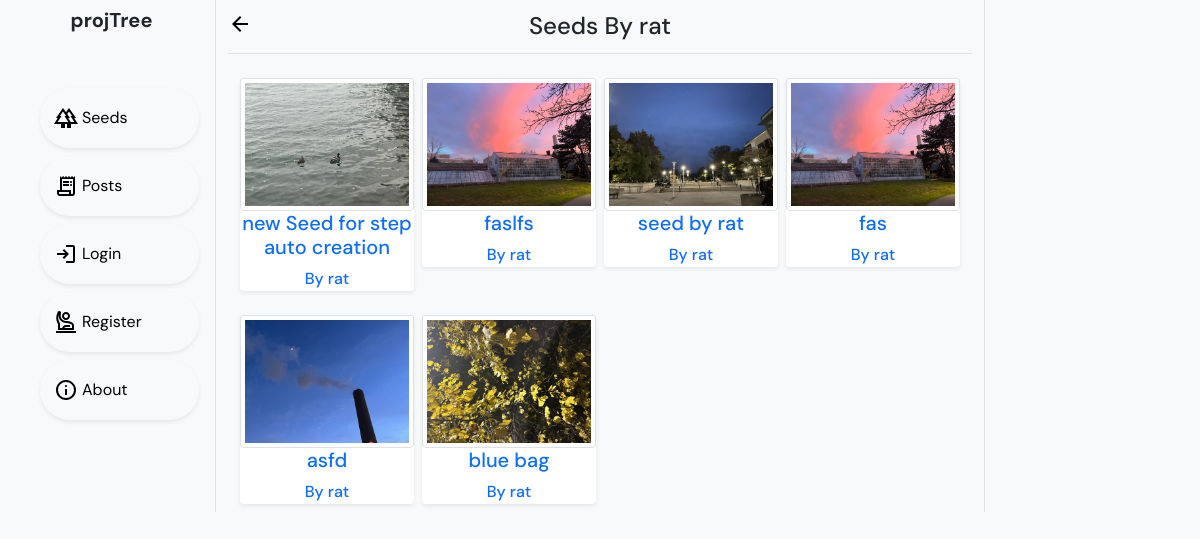
The app's page /rat/seeds, older data.
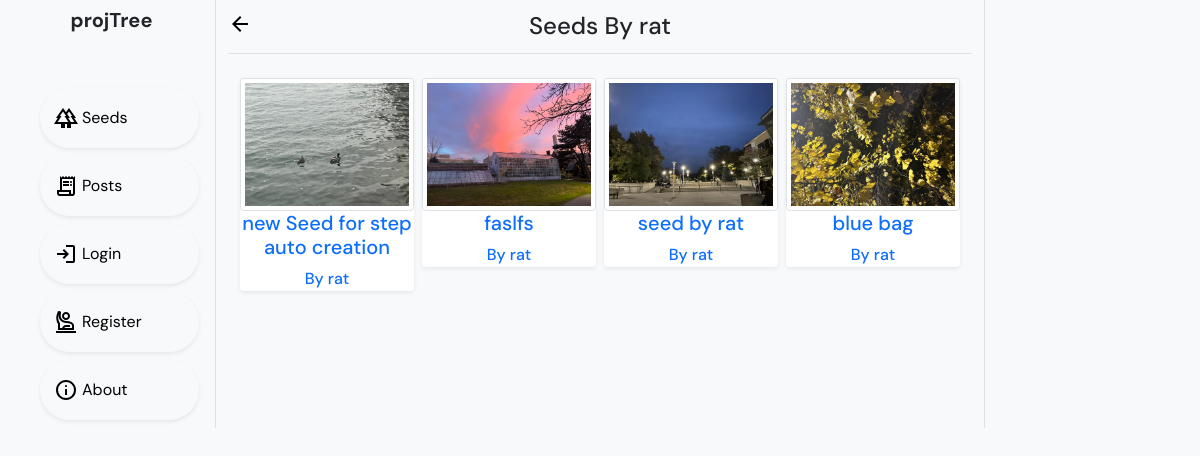
The same page, newer data.
### seed/models.py (models this page shows, shortened)
class Seed(models.Model):
    author = models.ForeignKey(User, on_delete=models.DO_NOTHING) #not on_delete
    date_posted = models.DateField(default = timezone.now)
    seedName = models.CharField(max_length=50)
    content = models.TextField()
    seedImg = ResizedImageField(size=[500,300], upload_to='seed_pics', default='default_seed_pic.PNG')
    obtainTime = models.CharField(max_length=20, choices=seasons, default="any season")
    plantImg = ResizedImageField(size=[500,300], upload_to='plant_pics', default='default_plant_pic.PNG')
    growthRate = models.CharField(max_length=30, choices=growthRate, default="Depends on their mood")
    edibleFruit = models.BooleanField(null=False, default = False)

### seed/views.py (the view)
# urls.py: path('<username>/seeds', UserPostedSeeds.as_view(), name='user_seeds'),
class UserPostedSeeds(ListView):
    model = Seed
    context_object_name = 'seeds'
    template_name = 'seed/user_seeds.html'
    def get_queryset(self) -> QuerySet[Any]:
        user = get_object_or_404(User, username = self.kwargs.get('username'))
        return Seed.objects.filter(author = user).order_by('-date_posted')

### seed/templates/seed/user_seeds.html
{% extends "base.html" %}
{% load static %}
{% load crispy_forms_tags %}
{% block href %}
<a class="position-absolute start-0" href="{% url 'seed_list' %} "> <img src="{% static 'seed/icons/arrow_back_icon.svg' %}" alt="Last Page"></a>
{% endblock %}
{% block head %}
Seeds By {{view.kwargs.username}}
{% endblock %}
{% block content %}
<div>
    <div class="row g-2 mt-1 mx-1">
        {% for seed in seeds %}
        <div class="col-lg-3 col-md-4 col-sm-6 ">
            <a href="{% url 'seed_detail' seed.id %}">
                <div class="seed_card rounded shadow-sm my-2 bg-white">
                    <img src="{{ seed.seedImg.url }}" class="card-img-top img-thumbnail img-fluid" alt="...">
                    <div class="text-center">
                        <p class=" h5 text-decoration-none">{{ seed.seedName }}</p>
                        <a class="h6" href="{% url 'user_seeds' seed.author %} ">By {{ seed.author }}</a>
                    </div>
                </div>
            </a>
        </div>
        {% endfor %}
    </div>
</div>
{% endblock %}

### templates/base.html (shortened to what this page needs)
{% load static %}
<!DOCTYPE html>
<html lang="en">
<head>
  <link href="https://cdn.jsdelivr.net/npm/bootstrap@5.0.2/dist/css/bootstrap.min.css" rel="stylesheet"
>
  <link rel="stylesheet" type="text/css" href="{% static 'seed/css/style.css' %}">
</head>
<body class="bg-light" >
  <div class="container-fluid row mx-0 bg-light" style="font-family: DM Sans; ">
    <div class="navPart col-lg-2 col-md-2 col-sm-2 d-none d-sm-block bg-light border-end">
      <div class="d-flex flex-column sticky-top">
        <div class="logo justify-content-center align-content-center mb-5">
          <a class="text-body navbar-brand d-none d-md-block text-center" href="{% url 'home' %} "><strong>projTree</strong></a>
        </div>
        <div class="navs row justify-content-center mx-1">
          <a href="{% url 'seed_list' %} " class="navBtn d-flex rounded-pill col-12 mb-2 shadow-sm py-3" >
            <img class="me-1" src="{% static 'seed/icons/seed_list_icon.svg' %}" alt="alt">
            <p class="d-none d-md-block my-auto">Seeds</p>
          </a>
          <a href="{% url 'posts' %} " class="navBtn d-flex rounded-pill col-12 mb-2 shadow-sm py-3">
            <img class="me-1" src="{% static 'seed/icons/posts_icon.svg' %}" alt="alt">
            <p class="d-none d-md-block my-auto">Posts</p>
          </a>
          {% if user.is_authenticated %}
          <a href="{% url 'profile' %} " class="navBtn d-flex rounded-pill col-12 mb-2 shadow-sm py-3">
            <img class="me-1" src="{% static 'seed/icons/profile_icon.svg' %}" alt="alt">
            <p class="d-none d-md-block my-auto">Profile</p>
          </a>
          <a href="{% url 'logout' %} " class="navBtn d-flex rounded-pill col-12 mb-2 shadow-sm py-3">
            <img class="me-1" src="{% static 'seed/icons/logout_icon.svg' %}" alt="alt">
            <p class="d-none d-md-block my-auto">Logout</p>
          </a>
          {% else %}
          <a href="{% url 'login' %} " class="navBtn d-flex rounded-pill col-12 mb-2 shadow-sm py-3">
            <img class="me-1" src="{% static 'seed/icons/login_icon.svg' %}" alt="alt">
            <p class="d-none d-md-block my-auto">Login</p>
          </a>
          <a href="{% url 'register' %} " class="navBtn d-flex rounded-pill col-12 mb-2 shadow-sm py-3">
            <img class="me-1" src="{% static 'seed/icons/register_icon.svg' %}" alt="alt">
            <p class="d-none d-md-block my-auto">Register</p>
          </a>
          {% endif %}
          <a href="{% url 'about' %} " class="navBtn d-flex rounded-pill col-12 mb-2 shadow-sm py-3">
            <img class="me-1" src="{% static 'seed/icons/about_icon.svg' %}" alt="alt">
            <p class="d-none d-md-block my-auto">About</p>
          </a>
        </div>
      </div>
    </div>
    <div class="contentPart col-lg-8 col-md-10 col-sm-10  bg-light" style="padding-top: 0%;">
      <div class="heading border-bottom sticky-top text-center bg-light h4 py-2">
        {% block href %} {% endblock %}
        <p class="my-1"> {% block head %} {% endblock %} </p>
      </div>
      <div class="px-1">
        {% block content %}
        {% endblock %}
      </div>
    </div>
    <div class="infoPart col-lg-2 d-none d-lg-block border-start">
    </div>
  </div>
</body>
</html>

### seed/static/seed/css/style.css (style rules this page uses)
a { text-decoration: none; }

### templates/base.html (style rules this page uses)
.navBtn { color: #000; box-sizing: border-box; border: 2px solid transparent; }

Row changes from the older to the newer data that the page shows:
removed Seed: seedImg (placeholder picture), seedName "fas", author "rat"
removed Seed: seedImg (picture), seedName "asfd", author "rat"
